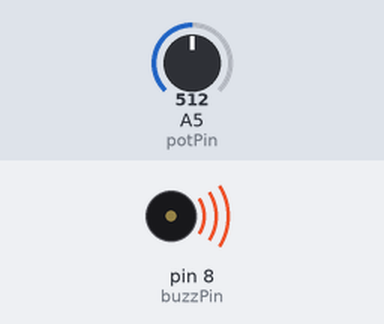
This sketch was run on a simulated Arduino Uno, built with avr-gcc and run on an emulated ATmega328P. On the bench: buzzer (waves = sounding). The test bench sets the inputs (shaded band); at power-on: A5 (potPin) = 512.

Above: at 0.1 s.
Timing chart, 0 to 1.6 s (numbered marks = the images above):
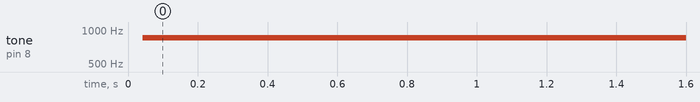

Measured:
- by itself, tone on pin 8 (buzzPin): silent → 851 Hz at 0.04 s

The sketch:

PASSIVEBUZ.ino
```cpp
int buzzPin=8;
int potPin=A5;
int potVal;
float buzzTime;
void setup() {
  // put your setup code here, to run once:
  pinMode(buzzPin,OUTPUT);
  pinMode(potPin,INPUT);
 Serial.begin(9600);
}

void loop() {
  // put your main code here, to run repeatedly:
//Serial.println(buzzTime*1000);


potVal=analogRead(potPin);
buzzTime=potVal/1023.;
digitalWrite(buzzPin,255);
delayMicroseconds(buzzTime*1000);
digitalWrite(buzzPin,LOW);
delayMicroseconds(buzzTime*1000);

}
```
